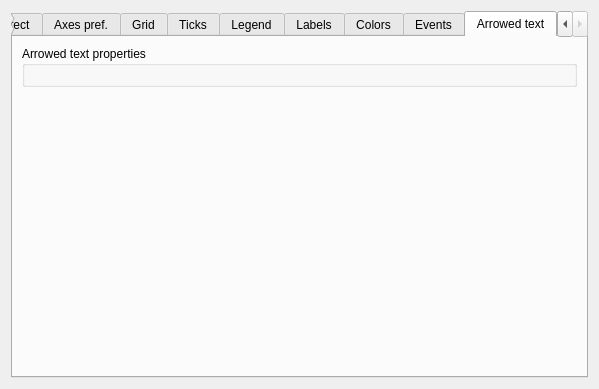
<?xml version="1.0" encoding="UTF-8"?>
<ui version="4.0">
 <class>PlotStyleEditingWidget</class>
 <widget class="QWidget" name="PlotStyleEditingWidget">
  <property name="geometry">
   <rect>
    <x>0</x>
    <y>0</y>
    <width>599</width>
    <height>389</height>
   </rect>
  </property>
  <property name="windowTitle">
   <string>Form</string>
  </property>
  <layout class="QVBoxLayout" name="verticalLayout">
   <item>
    <widget class="QTabWidget" name="tabWidget">
     <property name="currentIndex">
      <number>8</number>
     </property>
     <widget class="QWidget" name="tab">
      <attribute name="title">
       <string>Axis rect</string>
      </attribute>
      <layout class="QHBoxLayout" name="horizontalLayout">
       <item>
        <widget class="QGroupBox" name="groupBox">
         <property name="title">
          <string>Axis rect</string>
         </property>
         <layout class="QVBoxLayout" name="verticalLayout_2">
          <item>
           <widget class="AxisRectEditingWidget" name="axisRectEditingWidget" native="true"/>
          </item>
          <item>
           <spacer name="verticalSpacer">
            <property name="orientation">
             <enum>Qt::Vertical</enum>
            </property>
            <property name="sizeHint" stdset="0">
             <size>
              <width>20</width>
              <height>0</height>
             </size>
            </property>
           </spacer>
          </item>
         </layout>
        </widget>
       </item>
       <item>
        <widget class="QGroupBox" name="groupBox_2">
         <property name="title">
          <string>Margins</string>
         </property>
         <layout class="QVBoxLayout" name="verticalLayout_7">
          <item>
           <widget class="MarginsEditingWidget" name="marginsEditingWidget" native="true"/>
          </item>
          <item>
           <spacer name="verticalSpacer_2">
            <property name="orientation">
             <enum>Qt::Vertical</enum>
            </property>
            <property name="sizeHint" stdset="0">
             <size>
              <width>20</width>
              <height>0</height>
             </size>
            </property>
           </spacer>
          </item>
         </layout>
        </widget>
       </item>
      </layout>
     </widget>
     <widget class="QWidget" name="tab_8">
      <attribute name="title">
       <string>Axes pref.</string>
      </attribute>
      <layout class="QVBoxLayout" name="verticalLayout_18">
       <item>
        <layout class="QHBoxLayout" name="horizontalLayout_4">
         <item>
          <widget class="QGroupBox" name="groupBox_13">
           <property name="title">
            <string>X axis</string>
           </property>
           <layout class="QVBoxLayout" name="verticalLayout_16">
            <item>
             <widget class="AxisPrefEditingWidget" name="xAxisPrefWidget" native="true"/>
            </item>
           </layout>
          </widget>
         </item>
         <item>
          <widget class="QGroupBox" name="groupBox_14">
           <property name="title">
            <string>Y axis</string>
           </property>
           <layout class="QVBoxLayout" name="verticalLayout_17">
            <item>
             <widget class="AxisPrefEditingWidget" name="yAxisPrefWidget" native="true"/>
            </item>
           </layout>
          </widget>
         </item>
        </layout>
       </item>
       <item>
        <spacer name="verticalSpacer_7">
         <property name="orientation">
          <enum>Qt::Vertical</enum>
         </property>
         <property name="sizeHint" stdset="0">
          <size>
           <width>20</width>
           <height>0</height>
          </size>
         </property>
        </spacer>
       </item>
      </layout>
     </widget>
     <widget class="QWidget" name="tab_2">
      <attribute name="title">
       <string>Grid</string>
      </attribute>
      <layout class="QHBoxLayout" name="horizontalLayout_2">
       <item>
        <widget class="QGroupBox" name="groupBox_3">
         <property name="title">
          <string>Grid</string>
         </property>
         <layout class="QVBoxLayout" name="verticalLayout_3">
          <item>
           <widget class="GridEditingWidget" name="xGridEditingWidget" native="true"/>
          </item>
          <item>
           <widget class="GridEditingWidget" name="yGridEditingWidget" native="true"/>
          </item>
          <item>
           <spacer name="verticalSpacer_3">
            <property name="orientation">
             <enum>Qt::Vertical</enum>
            </property>
            <property name="sizeHint" stdset="0">
             <size>
              <width>20</width>
              <height>0</height>
             </size>
            </property>
           </spacer>
          </item>
         </layout>
        </widget>
       </item>
       <item>
        <widget class="QGroupBox" name="groupBox_4">
         <property name="title">
          <string>Subgid</string>
         </property>
         <layout class="QVBoxLayout" name="verticalLayout_4">
          <item>
           <widget class="GridEditingWidget" name="xSubgridEditingWidget" native="true"/>
          </item>
          <item>
           <widget class="GridEditingWidget" name="ySubgridEditingWidget" native="true"/>
          </item>
          <item>
           <spacer name="verticalSpacer_4">
            <property name="orientation">
             <enum>Qt::Vertical</enum>
            </property>
            <property name="sizeHint" stdset="0">
             <size>
              <width>20</width>
              <height>0</height>
             </size>
            </property>
           </spacer>
          </item>
         </layout>
        </widget>
       </item>
      </layout>
     </widget>
     <widget class="QWidget" name="tab_3">
      <attribute name="title">
       <string>Ticks</string>
      </attribute>
      <layout class="QHBoxLayout" name="horizontalLayout_3">
       <item>
        <widget class="QGroupBox" name="groupBox_5">
         <property name="title">
          <string>Tick</string>
         </property>
         <layout class="QVBoxLayout" name="verticalLayout_5">
          <item>
           <widget class="TickEditingWidget" name="tickEditingWidget" native="true"/>
          </item>
          <item>
           <spacer name="verticalSpacer_5">
            <property name="orientation">
             <enum>Qt::Vertical</enum>
            </property>
            <property name="sizeHint" stdset="0">
             <size>
              <width>20</width>
              <height>0</height>
             </size>
            </property>
           </spacer>
          </item>
         </layout>
        </widget>
       </item>
       <item>
        <widget class="QGroupBox" name="groupBox_6">
         <property name="title">
          <string>Subtick</string>
         </property>
         <layout class="QVBoxLayout" name="verticalLayout_6">
          <item>
           <widget class="TickEditingWidget" name="subtickEditingWidget" native="true"/>
          </item>
          <item>
           <spacer name="verticalSpacer_6">
            <property name="orientation">
             <enum>Qt::Vertical</enum>
            </property>
            <property name="sizeHint" stdset="0">
             <size>
              <width>20</width>
              <height>0</height>
             </size>
            </property>
           </spacer>
          </item>
         </layout>
        </widget>
       </item>
      </layout>
     </widget>
     <widget class="QWidget" name="tab_5">
      <attribute name="title">
       <string>Legend</string>
      </attribute>
      <layout class="QVBoxLayout" name="verticalLayout_9">
       <item>
        <widget class="LegendEditingWidget" name="legendEditingWidget" native="true"/>
       </item>
      </layout>
     </widget>
     <widget class="QWidget" name="tab_7">
      <attribute name="title">
       <string>Labels</string>
      </attribute>
      <layout class="QGridLayout" name="gridLayout">
       <item row="1" column="0">
        <widget class="QGroupBox" name="groupBox_10">
         <property name="title">
          <string>X tick label</string>
         </property>
         <layout class="QVBoxLayout" name="verticalLayout_15">
          <item>
           <widget class="LabelPrefsEditingWidget" name="xTickLabelEditingWidget" native="true"/>
          </item>
         </layout>
        </widget>
       </item>
       <item row="0" column="1">
        <widget class="QGroupBox" name="groupBox_9">
         <property name="title">
          <string>Y label</string>
         </property>
         <layout class="QVBoxLayout" name="verticalLayout_12">
          <item>
           <widget class="LabelPrefsEditingWidget" name="yLabelEditingWidget" native="true"/>
          </item>
         </layout>
        </widget>
       </item>
       <item row="0" column="0">
        <widget class="QGroupBox" name="groupBox_8">
         <property name="title">
          <string>X label</string>
         </property>
         <layout class="QVBoxLayout" name="verticalLayout_11">
          <item>
           <widget class="LabelPrefsEditingWidget" name="xLabelEditingWidget" native="true"/>
          </item>
         </layout>
        </widget>
       </item>
       <item row="1" column="1">
        <widget class="QGroupBox" name="groupBox_11">
         <property name="title">
          <string>Y tick label</string>
         </property>
         <layout class="QVBoxLayout" name="verticalLayout_13">
          <item>
           <widget class="LabelPrefsEditingWidget" name="yTickLabelEditingWidget" native="true"/>
          </item>
         </layout>
        </widget>
       </item>
       <item row="3" column="0">
        <spacer name="verticalSpacer_12">
         <property name="orientation">
          <enum>Qt::Vertical</enum>
         </property>
         <property name="sizeHint" stdset="0">
          <size>
           <width>20</width>
           <height>0</height>
          </size>
         </property>
        </spacer>
       </item>
       <item row="0" column="2">
        <widget class="QGroupBox" name="groupBox_12">
         <property name="title">
          <string>Title</string>
         </property>
         <layout class="QVBoxLayout" name="verticalLayout_14">
          <item>
           <widget class="LabelPrefsEditingWidget" name="titleEditingWidget" native="true"/>
          </item>
         </layout>
        </widget>
       </item>
      </layout>
     </widget>
     <widget class="QWidget" name="tab_6">
      <attribute name="title">
       <string>Colors</string>
      </attribute>
      <layout class="QVBoxLayout" name="verticalLayout_10">
       <item>
        <widget class="ColorSetEditingWidget" name="colorPrefEditingWidget" native="true"/>
       </item>
      </layout>
     </widget>
     <widget class="QWidget" name="tab_4">
      <attribute name="title">
       <string>Events</string>
      </attribute>
      <layout class="QHBoxLayout" name="horizontalLayout_5">
       <item>
        <widget class="QGroupBox" name="groupBox_7">
         <property name="title">
          <string>Events</string>
         </property>
         <layout class="QVBoxLayout" name="verticalLayout_19">
          <item>
           <widget class="LevelPrefsEditingWidget" name="eventEditingWidget" native="true"/>
          </item>
          <item>
           <spacer name="verticalSpacer_8">
            <property name="orientation">
             <enum>Qt::Vertical</enum>
            </property>
            <property name="sizeHint" stdset="0">
             <size>
              <width>20</width>
              <height>40</height>
             </size>
            </property>
           </spacer>
          </item>
         </layout>
        </widget>
       </item>
       <item>
        <widget class="QGroupBox" name="groupBox_15">
         <property name="title">
          <string>Horizontal levels</string>
         </property>
         <layout class="QVBoxLayout" name="verticalLayout_20">
          <item>
           <widget class="LevelPrefsEditingWidget" name="horLevelEditingWidget" native="true"/>
          </item>
          <item>
           <spacer name="verticalSpacer_9">
            <property name="orientation">
             <enum>Qt::Vertical</enum>
            </property>
            <property name="sizeHint" stdset="0">
             <size>
              <width>20</width>
              <height>40</height>
             </size>
            </property>
           </spacer>
          </item>
         </layout>
        </widget>
       </item>
      </layout>
     </widget>
     <widget class="QWidget" name="tab_9">
      <attribute name="title">
       <string>Arrowed text</string>
      </attribute>
      <layout class="QVBoxLayout" name="verticalLayout_21">
       <item>
        <widget class="QGroupBox" name="groupBox_16">
         <property name="title">
          <string>Arrowed text properties</string>
         </property>
         <layout class="QVBoxLayout" name="verticalLayout_8">
          <item>
           <widget class="ArrowedTextPrefsEditingWidget" name="arrowedTextEditingWidget" native="true"/>
          </item>
         </layout>
        </widget>
       </item>
       <item>
        <spacer name="verticalSpacer_10">
         <property name="orientation">
          <enum>Qt::Vertical</enum>
         </property>
         <property name="sizeHint" stdset="0">
          <size>
           <width>20</width>
           <height>40</height>
          </size>
         </property>
        </spacer>
       </item>
      </layout>
     </widget>
    </widget>
   </item>
  </layout>
 </widget>
 <customwidgets>
  <customwidget>
   <class>ColorSetEditingWidget</class>
   <extends>QWidget</extends>
   <header>commonWidgets/editingWidgets/colorseteditingwidget.h</header>
   <container>1</container>
  </customwidget>
  <customwidget>
   <class>LabelPrefsEditingWidget</class>
   <extends>QWidget</extends>
   <header>commonWidgets/editingWidgets/labelprefseditingwidget.h</header>
   <container>1</container>
  </customwidget>
  <customwidget>
   <class>GridEditingWidget</class>
   <extends>QWidget</extends>
   <header>commonWidgets/editingWidgets/grideditingwidget.h</header>
   <container>1</container>
  </customwidget>
  <customwidget>
   <class>AxisRectEditingWidget</class>
   <extends>QWidget</extends>
   <header>commonWidgets/editingWidgets/axisrecteditingwidget.h</header>
   <container>1</container>
  </customwidget>
  <customwidget>
   <class>TickEditingWidget</class>
   <extends>QWidget</extends>
   <header>commonWidgets/editingWidgets/tickeditingwidget.h</header>
   <container>1</container>
  </customwidget>
  <customwidget>
   <class>AxisPrefEditingWidget</class>
   <extends>QWidget</extends>
   <header>commonWidgets/editingWidgets/axisprefeditingwidget.h</header>
   <container>1</container>
  </customwidget>
  <customwidget>
   <class>MarginsEditingWidget</class>
   <extends>QWidget</extends>
   <header>commonWidgets/editingWidgets/marginseditingwidget.h</header>
   <container>1</container>
  </customwidget>
  <customwidget>
   <class>LegendEditingWidget</class>
   <extends>QWidget</extends>
   <header>commonWidgets/editingWidgets/legendeditingwidget.h</header>
   <container>1</container>
  </customwidget>
  <customwidget>
   <class>LevelPrefsEditingWidget</class>
   <extends>QWidget</extends>
   <header>commonWidgets/editingWidgets/levelprefseditingwidget.h</header>
   <container>1</container>
  </customwidget>
  <customwidget>
   <class>ArrowedTextPrefsEditingWidget</class>
   <extends>QWidget</extends>
   <header>commonWidgets/editingWidgets/arrowedtextprefseditingwidget.h</header>
   <container>1</container>
  </customwidget>
 </customwidgets>
 <resources/>
 <connections/>
</ui>
